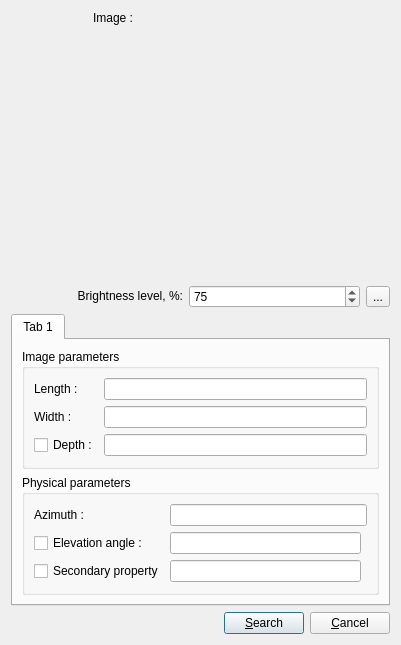
<?xml version="1.0" encoding="UTF-8"?>
<ui version="4.0">
 <class>search_image_fragment_form</class>
 <widget class="QDialog" name="search_image_fragment_form">
  <property name="geometry">
   <rect>
    <x>0</x>
    <y>0</y>
    <width>401</width>
    <height>645</height>
   </rect>
  </property>
  <property name="windowTitle">
   <string>Search by Image fragment</string>
  </property>
  <layout class="QGridLayout" name="gridLayout_4">
   <item row="0" column="0">
    <layout class="QGridLayout" name="gridImageLay">
     <item row="0" column="0">
      <widget class="QLabel" name="lRImageS">
       <property name="text">
        <string>&lt;html&gt;&lt;head/&gt;&lt;body&gt;&lt;p&gt;Image :&lt;/p&gt;&lt;/body&gt;&lt;/html&gt;</string>
       </property>
       <property name="alignment">
        <set>Qt::AlignRight|Qt::AlignTrailing|Qt::AlignVCenter</set>
       </property>
      </widget>
     </item>
     <item row="0" column="1" rowspan="2">
      <widget class="QWidget" name="wImageSource" native="true"/>
     </item>
     <item row="0" column="2" rowspan="2">
      <widget class="QWidget" name="wImageFiltered" native="true"/>
     </item>
     <item row="1" column="0">
      <spacer name="verticalSpacer">
       <property name="orientation">
        <enum>Qt::Vertical</enum>
       </property>
       <property name="sizeHint" stdset="0">
        <size>
         <width>20</width>
         <height>40</height>
        </size>
       </property>
      </spacer>
     </item>
    </layout>
   </item>
   <item row="1" column="0">
    <layout class="QHBoxLayout" name="hBrightnesslLayout">
     <item>
      <widget class="QLabel" name="lBrightLevel">
       <property name="text">
        <string>&lt;html&gt;&lt;head/&gt;&lt;body&gt;&lt;p&gt;Brightness level, %:&lt;/p&gt;&lt;/body&gt;&lt;/html&gt;</string>
       </property>
       <property name="alignment">
        <set>Qt::AlignRight|Qt::AlignTrailing|Qt::AlignVCenter</set>
       </property>
      </widget>
     </item>
     <item>
      <widget class="QSpinBox" name="spBrightess">
       <property name="maximum">
        <number>100</number>
       </property>
       <property name="value">
        <number>75</number>
       </property>
      </widget>
     </item>
     <item>
      <widget class="QToolButton" name="tbFilt">
       <property name="text">
        <string>...</string>
       </property>
      </widget>
     </item>
    </layout>
   </item>
   <item row="2" column="0">
    <widget class="QTabWidget" name="tabPropWidget">
     <property name="currentIndex">
      <number>0</number>
     </property>
     <widget class="QWidget" name="tab">
      <attribute name="title">
       <string>Tab 1</string>
      </attribute>
      <layout class="QGridLayout" name="gridLayout_3">
       <item row="0" column="0">
        <widget class="QGroupBox" name="gbImageParams">
         <property name="title">
          <string>Image parameters</string>
         </property>
         <layout class="QGridLayout" name="gridLayout">
          <item row="2" column="1">
           <widget class="QLineEdit" name="lEDepth"/>
          </item>
          <item row="0" column="0">
           <widget class="QLabel" name="lLength">
            <property name="text">
             <string>&lt;html&gt;&lt;head/&gt;&lt;body&gt;&lt;p&gt;Length :&lt;/p&gt;&lt;/body&gt;&lt;/html&gt;</string>
            </property>
           </widget>
          </item>
          <item row="0" column="1">
           <widget class="QLineEdit" name="lELength"/>
          </item>
          <item row="1" column="0">
           <widget class="QLabel" name="lWidth">
            <property name="text">
             <string>&lt;html&gt;&lt;head/&gt;&lt;body&gt;&lt;p&gt;Width :&lt;/p&gt;&lt;/body&gt;&lt;/html&gt;</string>
            </property>
           </widget>
          </item>
          <item row="1" column="1">
           <widget class="QLineEdit" name="lEWidth"/>
          </item>
          <item row="2" column="0">
           <widget class="QCheckBox" name="cbDepth">
            <property name="text">
             <string>Depth :</string>
            </property>
           </widget>
          </item>
         </layout>
        </widget>
       </item>
       <item row="1" column="0">
        <widget class="QGroupBox" name="gbPhysParams">
         <property name="title">
          <string>Physical parameters</string>
         </property>
         <layout class="QGridLayout" name="gridLayout_2">
          <item row="1" column="1">
           <widget class="QLineEdit" name="lEElevation"/>
          </item>
          <item row="1" column="0">
           <widget class="QCheckBox" name="cbElevation">
            <property name="text">
             <string>Elevation angle :</string>
            </property>
           </widget>
          </item>
          <item row="0" column="0">
           <widget class="QLabel" name="lAzimuth">
            <property name="text">
             <string>&lt;html&gt;&lt;head/&gt;&lt;body&gt;&lt;p&gt;Azimuth :&lt;/p&gt;&lt;/body&gt;&lt;/html&gt;</string>
            </property>
           </widget>
          </item>
          <item row="0" column="1" colspan="2">
           <widget class="QLineEdit" name="lEAzimuth"/>
          </item>
          <item row="2" column="0">
           <widget class="QCheckBox" name="cbSecondaryProp">
            <property name="text">
             <string>Secondary property</string>
            </property>
           </widget>
          </item>
          <item row="2" column="1">
           <widget class="QLineEdit" name="lESecProperty"/>
          </item>
         </layout>
        </widget>
       </item>
      </layout>
     </widget>
    </widget>
   </item>
   <item row="3" column="0">
    <layout class="QHBoxLayout" name="hButtonsLay">
     <item>
      <spacer name="horizontalSpacer">
       <property name="orientation">
        <enum>Qt::Horizontal</enum>
       </property>
       <property name="sizeHint" stdset="0">
        <size>
         <width>40</width>
         <height>20</height>
        </size>
       </property>
      </spacer>
     </item>
     <item>
      <widget class="QPushButton" name="pbOk">
       <property name="text">
        <string>&amp;Search</string>
       </property>
      </widget>
     </item>
     <item>
      <widget class="QPushButton" name="pbCancel">
       <property name="text">
        <string>&amp;Cancel</string>
       </property>
      </widget>
     </item>
    </layout>
   </item>
  </layout>
 </widget>
 <resources/>
 <connections/>
</ui>
